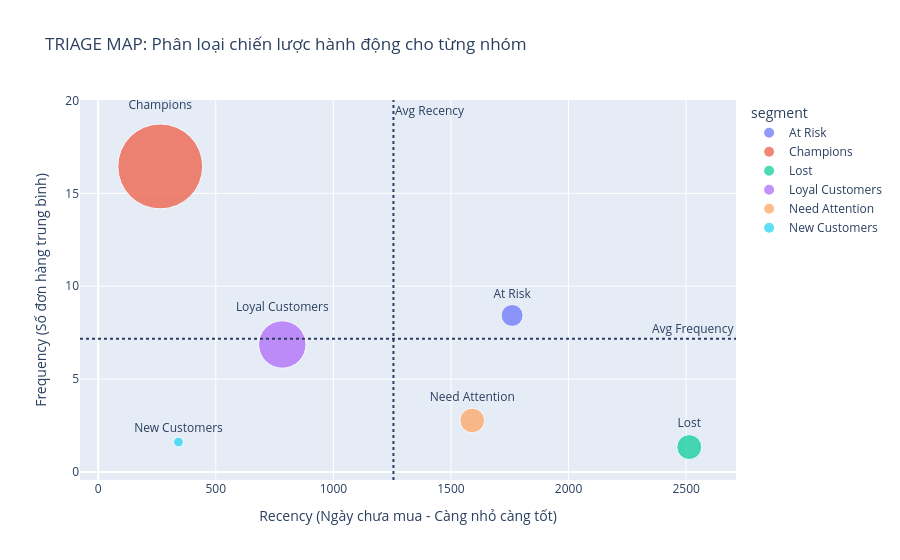

The code cell stored with this chart in its notebook:
### Markdown cell above
### Act 4: Triage Map — Phân loại hành động (Prescriptive)

### Code cell
# === ACT 4: CUSTOMER TRIAGE MAP (PRESCRIPTIVE) ===

# 1. Chuẩn bị dữ liệu cho Bubble Chart
triage_data = rfm.groupby('segment').agg({
    'recency': 'mean',
    'frequency': 'mean',
    'monetary_profit': 'sum',
    'customer_id': 'count'
}).reset_index()

# 2. Vẽ Bubble Chart
fig = px.scatter(triage_data, x='recency', y='frequency',
                 size='monetary_profit', color='segment',
                 hover_name='segment', text='segment',
                 size_max=60,
                 title='TRIAGE MAP: Phân loại chiến lược hành động cho từng nhóm',
                 labels={'recency': 'Recency (Ngày chưa mua - Càng nhỏ càng tốt)', 
                         'frequency': 'Frequency (Số đơn hàng trung bình)'})

# Thêm đường phân cách vùng "Nguy hiểm"
fig.add_hline(y=rfm['frequency'].mean(), line_dash="dot", annotation_text="Avg Frequency")
fig.add_vline(x=rfm['recency'].mean(), line_dash="dot", annotation_text="Avg Recency")

fig.update_traces(textposition='top center')
fig.show()

### Figure 1 — Plotly figure (JSON) as saved in the notebook; plotly's stock layout.template omitted (floating-point values rounded to 4 significant figures)
{"data": [{"hovertemplate": "<b>%{hovertext}</b><br><br>segment=%{text}<br>Recency (Ngày chưa mua - Càng nhỏ càng tốt)=%{x}<br>Frequency (Số đơn hàng trung bình)=%{y}<br>monetary_profit=%{marker.size}<extra></extra>", "hovertext": ["At Risk"], "legendgroup": "At Risk", "marker": {"color": "#636efa", "size": [43170000.0], "sizemode": "area", "sizeref": 179000.0, "symbol": "circle"}, "mode": "markers+text", "name": "At Risk", "orientation": "v", "showlegend": true, "text": ["At Risk"], "textposition": "top center", "type": "scatter", "x": [1760.0], "xaxis": "x", "y": [8.427], "yaxis": "y"}, {"hovertemplate": "<b>%{hovertext}</b><br><br>segment=%{text}<br>Recency (Ngày chưa mua - Càng nhỏ càng tốt)=%{x}<br>Frequency (Số đơn hàng trung bình)=%{y}<br>monetary_profit=%{marker.size}<extra></extra>", "hovertext": ["Champions"], "legendgroup": "Champions", "marker": {"color": "#EF553B", "size": [644300000.0], "sizemode": "area", "sizeref": 179000.0, "symbol": "circle"}, "mode": "markers+text", "name": "Champions", "orientation": "v", "showlegend": true, "text": ["Champions"], "textposition": "top center", "type": "scatter", "x": [263.8], "xaxis": "x", "y": [16.45], "yaxis": "y"}, {"hovertemplate": "<b>%{hovertext}</b><br><br>segment=%{text}<br>Recency (Ngày chưa mua - Càng nhỏ càng tốt)=%{x}<br>Frequency (Số đơn hàng trung bình)=%{y}<br>monetary_profit=%{marker.size}<extra></extra>", "hovertext": ["Lost"], "legendgroup": "Lost", "marker": {"color": "#00cc96", "size": [55550000.0], "sizemode": "area", "sizeref": 179000.0, "symbol": "circle"}, "mode": "markers+text", "name": "Lost", "orientation": "v", "showlegend": true, "text": ["Lost"], "textposition": "top center", "type": "scatter", "x": [2513.0], "xaxis": "x", "y": [1.345], "yaxis": "y"}, {"hovertemplate": "<b>%{hovertext}</b><br><br>segment=%{text}<br>Recency (Ngày chưa mua - Càng nhỏ càng tốt)=%{x}<br>Frequency (Số đơn hàng trung bình)=%{y}<br>monetary_profit=%{marker.size}<extra></extra>", "hovertext": ["Loyal Customers"], "legendgroup": "Loyal Customers", "marker": {"color": "#ab63fa", "size": [200900000.0], "sizemode": "area", "sizeref": 179000.0, "symbol": "circle"}, "mode": "markers+text", "name": "Loyal Customers", "orientation": "v", "showlegend": true, "text": ["Loyal Customers"], "textposition": "top center", "type": "scatter", "x": [782.8], "xaxis": "x", "y": [6.865], "yaxis": "y"}, {"hovertemplate": "<b>%{hovertext}</b><br><br>segment=%{text}<br>Recency (Ngày chưa mua - Càng nhỏ càng tốt)=%{x}<br>Frequency (Số đơn hàng trung bình)=%{y}<br>monetary_profit=%{marker.size}<extra></extra>", "hovertext": ["Need Attention"], "legendgroup": "Need Attention", "marker": {"color": "#FFA15A", "size": [54480000.0], "sizemode": "area", "sizeref": 179000.0, "symbol": "circle"}, "mode": "markers+text", "name": "Need Attention", "orientation": "v", "showlegend": true, "text": ["Need Attention"], "textposition": "top center", "type": "scatter", "x": [1590.0], "xaxis": "x", "y": [2.779], "yaxis": "y"}, {"hovertemplate": "<b>%{hovertext}</b><br><br>segment=%{text}<br>Recency (Ngày chưa mua - Càng nhỏ càng tốt)=%{x}<br>Frequency (Số đơn hàng trung bình)=%{y}<br>monetary_profit=%{marker.size}<extra></extra>", "hovertext": ["New Customers"], "legendgroup": "New Customers", "marker": {"color": "#19d3f3", "size": [8473000.0], "sizemode": "area", "sizeref": 179000.0, "symbol": "circle"}, "mode": "markers+text", "name": "New Customers", "orientation": "v", "showlegend": true, "text": ["New Customers"], "textposition": "top center", "type": "scatter", "x": [341.3], "xaxis": "x", "y": [1.615], "yaxis": "y"}], "layout": {"annotations": [{"showarrow": false, "text": "Avg Frequency", "x": 1, "xanchor": "right", "xref": "x domain", "y": 7.169, "yanchor": "bottom", "yref": "y"}, {"showarrow": false, "text": "Avg Recency", "x": 1255.0, "xanchor": "left", "xref": "x", "y": 1, "yanchor": "top", "yref": "y domain"}], "legend": {"itemsizing": "constant", "title": {"text": "segment"}, "tracegroupgap": 0}, "shapes": [{"line": {"dash": "dot"}, "type": "line", "x0": 0, "x1": 1, "xref": "x domain", "y0": 7.169, "y1": 7.169, "yref": "y"}, {"line": {"dash": "dot"}, "type": "line", "x0": 1255.0, "x1": 1255.0, "xref": "x", "y0": 0, "y1": 1, "yref": "y domain"}], "title": {"text": "TRIAGE MAP: Phân loại chiến lược hành động cho từng nhóm"}, "xaxis": {"anchor": "y", "domain": [0, 1], "title": {"text": "Recency (Ngày chưa mua - Càng nhỏ càng tốt)"}}, "yaxis": {"anchor": "x", "domain": [0, 1], "title": {"text": "Frequency (Số đơn hàng trung bình)"}}}}
